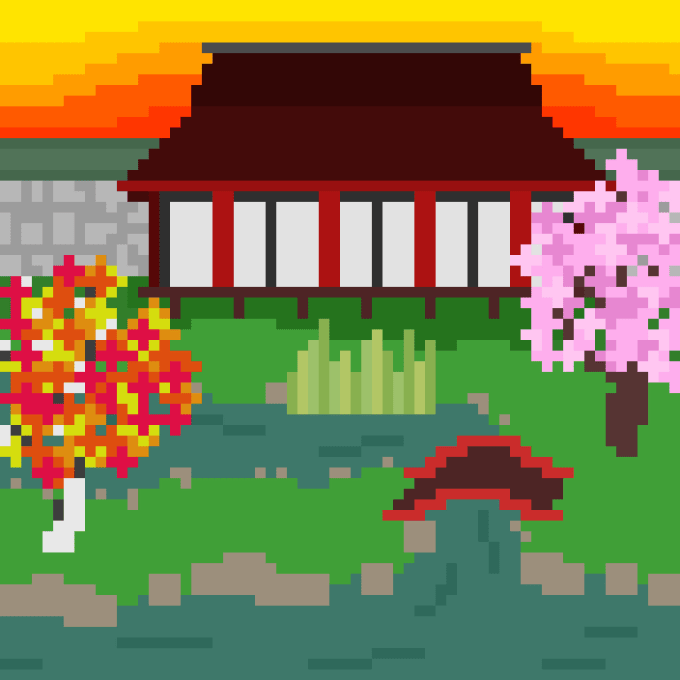
#> input picture images/house.png, 680 x 680 px, found by its file name
$ python jpeg.py
#> lines starting #> are read from the running program, lines starting #| are printed output that depends on the picture
import cv2
import numpy as np
import math
import heapq
from collections import Counter
import matplotlib.pyplot as plt

old_quant = None
old_enc = None
new_enc = None
new_quant = None
class HuffmanNode:
    """Class for a node in the Huffman tree."""
    def __init__(self, symbol, freq):
        self.symbol = symbol
        self.freq = freq
        self.left = None
        self.right = None

    def __lt__(self, other):
        return self.freq < other.freq


class JPEGCodec:
    """Class to perform JPEG compression and decompression."""
    def __init__(self):
        self.Q_50_matrix = np.array([
            [16, 11, 10, 16, 24, 40, 51, 61],
            [12, 12, 14, 19, 26, 58, 60, 55],
            [14, 13, 16, 24, 40, 57, 69, 56],
            [14, 17, 22, 29, 51, 87, 80, 62],
            [18, 22, 37, 56, 68, 109, 103, 77],
            [24, 25, 55, 64, 81, 104, 113, 92],
            [49, 64, 78, 87, 103, 121, 120, 101],
            [72, 92, 95, 98, 112, 100, 103, 99]
        ], dtype=float)
        self.zigzag_order = [
            0,  1,  5,  6, 14, 15, 27, 28,
            2,  4,  7, 13, 16, 26, 29, 42,
            3,  8, 12, 17, 25, 30, 41, 43,
            9, 11, 18, 24, 31, 40, 44, 53,
           10, 19, 23, 32, 39, 45, 52, 54,
           20, 22, 33, 38, 46, 51, 55, 60,
           21, 34, 37, 47, 50, 56, 59, 61,
           35, 36, 48, 49, 57, 58, 62, 63,
        ]

    @staticmethod
    def compute_size(value):
        """Compute the size of a value."""
        if value == 0:
            return 0
        return int(np.floor(np.log2(abs(value))) + 1)

    def zigzag_flatten(self, block):
        """Flatten an 8x8 block in zigzag order."""
        flat = block.flatten()
        return [flat[idx] for idx in self.zigzag_order]


    @staticmethod
    def build_huffman_tree(frequencies):
        """Build a Huffman tree from frequency data."""
        heap = [HuffmanNode(symbol, freq) for symbol, freq in frequencies.items()]
        heapq.heapify(heap)
        while len(heap) > 1:
            node1 = heapq.heappop(heap)
            node2 = heapq.heappop(heap)
            merged = HuffmanNode(None, node1.freq + node2.freq)
            merged.left = node1
            merged.right = node2
            heapq.heappush(heap, merged)
        return heap[0]

    @staticmethod
    def generate_huffman_codes(node, code="", codebook=None):
        """Generate Huffman codes from a Huffman tree."""
        if codebook is None:
            codebook = {}  # Initialize a new dictionary if none is provided

        if node is not None:
            if node.symbol is not None:  # Leaf node
                codebook[node.symbol] = code
            JPEGCodec.generate_huffman_codes(node.left, code + "0", codebook)
            JPEGCodec.generate_huffman_codes(node.right, code + "1", codebook)

        return codebook

    @staticmethod
    def build_huffman_decoding_map(codes):
        """Build a decoding map from Huffman codes."""
        return {code: symbol for symbol, code in codes.items()}

    def to_grayscale(self, image):
        """
        Convert the input image to grayscale.
        If the image is already single-channel, return it as-is.
        """
        if len(image.shape) == 3:  # Color image
            image = cv2.cvtColor(image, cv2.COLOR_BGR2GRAY)
        return image

    def pad_image(self, image):
        """
        Pad the grayscale image to make its dimensions a multiple of 8.
        """
        padded_height = (image.shape[0] // 8 + 1) * 8
        padded_width = (image.shape[1] // 8 + 1) * 8
        padded_image = np.full((padded_height, padded_width), 255, dtype=image.dtype)  # Default pad with 255
        padded_image[:image.shape[0], :image.shape[1]] = image
        return padded_image

    def quantize_image(self, padded_image, quality=50):
        """
        Divide the image into 8x8 blocks, apply DCT, and quantize the coefficients.
        """
        quantized_matrix = np.zeros_like(padded_image, dtype=int)
        height, width = padded_image.shape

        q_matrix = (50 / quality) * self.Q_50_matrix  # Adjust quantization matrix based on quality

        for i in range(0, height, 8):
            for j in range(0, width, 8):
                block = padded_image[i:i+8, j:j+8]
                dct_block = cv2.dct(block.astype(float))
                quantized_matrix[i:i+8, j:j+8] = np.round(dct_block / q_matrix)
        return quantized_matrix


    def jpeg_huffman_encode(self, quantized_matrix):
        """Perform Huffman encoding on quantized coefficients."""
        height, width = quantized_matrix.shape
        dc_differences = []
        ac_symbols = []

        previous_dc = 0
        flat_blocks = []
        global old_enc
        old_enc = []

        for i in range(0, height, 8):
            for j in range(0, width, 8):
                block = quantized_matrix[i:i+8, j:j+8]
                flat = self.zigzag_flatten(block)
                flat_blocks.append(flat)

                # DC coefficient
                dc = flat[0]
                dc_diff = dc - previous_dc
                dc_differences.append(dc_diff)
                old_enc.append(dc_diff)
                previous_dc = dc

                # AC coefficients
                run_length = 0
                last_non_zero = -1
                for coef in range(len(flat)-1, 0, -1):
                    if(flat[coef]!=0):
                        last_non_zero = coef
                        break
                if(last_non_zero==-1):
                    ac_symbols.append((0, 0))
                else:
                    for coef in flat[1:last_non_zero+1]:
                        if coef == 0:
                            run_length += 1
                            if run_length == 16:  # Max run-length encoding
                                ac_symbols.append((15, 0, 0))
                                run_length = 0
                        else:
                            ac_symbols.append((run_length, 0, coef))
                            run_length = 0
                    if last_non_zero != 63:
                        ac_symbols.append((0, 0))  # End of block

        # Create frequency tables
        dc_frequencies = Counter(dc_differences)
        ac_frequencies = Counter([val[2] if len(val)==3 else val[1] for val in ac_symbols ])

        # Build Huffman trees
        dc_tree = self.build_huffman_tree(dc_frequencies)
        ac_tree = self.build_huffman_tree(ac_frequencies)

        # Generate Huffman codes
        dc_codes = self.generate_huffman_codes(dc_tree)
        ac_codes = self.generate_huffman_codes(ac_tree)

        # Encode data
        encoded_dc = [dc_codes[diff] for diff in dc_differences]
        encoded_ac = [(symbol[0], symbol[1], ac_codes[symbol[2]]) if len(symbol)==3 else (symbol[0], ac_codes[symbol[1]]) for symbol in ac_symbols]
        return dc_codes, ac_codes, encoded_dc, encoded_ac

    # Reverse zigzag to reconstruct 8x8 blocks
    def reverse_zigzag(self, flattened_block):
        """Reconstruct an 8x8 block from a zigzag flattened block."""
        block = np.zeros(64, dtype=int)
        for i, idx in enumerate(self.zigzag_order):
            block[idx] = flattened_block[i]
        return block.reshape(8, 8)

    # Build a Huffman decoding map from the codes
    def build_huffman_decoding_map(self, codes):
        decoding_map = {}
        for symbol, code in codes.items():
            decoding_map[code] = symbol
        return decoding_map

    # Decode Huffman-encoded data using the decoding map
    def decode_huffman_data(self, encoded_data, decoding_map):
        current_code = ""
        decoded_symbols = []
        for element in encoded_data:
            current_code += str(element)
            if current_code in decoding_map:
                decoded_symbols.append(decoding_map[current_code])
                current_code = ""
        if(current_code != ""):
            raise ValueError("Encoded bit not present in map")
        return decoded_symbols

    # Decode DC coefficients
    def decode_dc_coefficients(self, encoded_dc, dc_decoding_map):
        dc_differences = self.decode_huffman_data(encoded_dc, dc_decoding_map)

        dc_coefficients = []
        previous_dc = 0
        count = 0
        for diff in dc_differences:
            current_dc = previous_dc + diff
            if(count<100):
                count+=1
            dc_coefficients.append(current_dc)
            previous_dc = current_dc
        return dc_coefficients

    # Decode AC coefficients
    def decode_ac_coefficients(self, encoded_ac, ac_decoding_map):
        encoded_ac_values = [symbol[-1] for symbol in encoded_ac]
        ac_values_symbols = self.decode_huffman_data(encoded_ac_values, ac_decoding_map)
        ac_symbols = [(encoded_ac[i][0], encoded_ac[i][1], ac_values_symbols[i]) if len(encoded_ac[i])==3 else (encoded_ac[i][0], ac_values_symbols[i]) for i in range(len(ac_values_symbols))]
        ac_coefficients = []
        count_of_block = 0
        for symbol in ac_symbols:
            if (symbol == (0, 0)):  # End-of-block (EOB)
                while count_of_block < 63:
                    ac_coefficients.append(0)
                    count_of_block+=1
                count_of_block = 0
            else:
                run_length, size, value = symbol
                ac_coefficients.extend([0] * run_length)
                ac_coefficients.append(value)
                count_of_block+= (1+run_length)

                if(count_of_block==63):
                    count_of_block = 0
        return ac_coefficients

    # Reconstruct the quantized coefficients matrix
    def reconstruct_quantized_matrix(self, dc_coefficients, ac_coefficients, height, width):
        matrix = np.zeros((height, width), dtype=int)
        block_index = 0
        ac_index = 0
        for i in range(0, height, 8):
            for j in range(0, width, 8):
                # Initialize block with zeros
                block = np.zeros(64, dtype=int)

                # Set DC coefficient
                block[0] = dc_coefficients[block_index]

                # Set AC coefficients
                for k in range(1, 64):
                    block[k] = ac_coefficients[ac_index]
                    ac_index += 1

                # Reverse zigzag to reconstruct the block
                block_2d = self.reverse_zigzag(block)
                matrix[i:i+8, j:j+8] = block_2d

                block_index += 1

        return matrix

    # Main function to decode the Huffman-encoded data
    def jpeg_huffman_decode(self, dc_codes, ac_codes, encoded_dc, encoded_ac, height, width):
        # Build Huffman decoding maps
        dc_decoding_map = self.build_huffman_decoding_map(dc_codes)
        ac_decoding_map = self.build_huffman_decoding_map(ac_codes)

        # Decode DC coefficients
        dc_coefficients = self.decode_dc_coefficients(encoded_dc, dc_decoding_map)

        # Decode AC coefficients
        ac_coefficients = self.decode_ac_coefficients(encoded_ac, ac_decoding_map)

        # Reconstruct quantized coefficients matrix
        quantized_matrix = self.reconstruct_quantized_matrix(dc_coefficients, ac_coefficients, height, width)

        return quantized_matrix

    def reconstruct_image(self, reconstructed_matrix, quality):
        """
        Reconstruct an image from its quantized DCT coefficients.

        Args:
            reconstructed_matrix (ndarray): Quantized DCT coefficients matrix.
            q_matrix (ndarray): Quantization matrix used during encoding.

        Returns:
            ndarray: Reconstructed image.
        """
        height, width = reconstructed_matrix.shape
        reconstructed_image = np.zeros((height, width))

        q_matrix = (50 / quality) * self.Q_50_matrix  # Adjust quantization matrix based on quality
        for i in range(0, height, 8):
            for j in range(0, width, 8):
                block = reconstructed_matrix[i:i+8, j:j+8]
                iquan_coef = np.zeros((8, 8))

                # Dequantize the block
                for m in range(8):
                    for n in range(8):
                        iquan_coef[m, n] = block[m, n] * q_matrix[m, n]
                # Apply inverse DCT to the block
                reconstructed_image[i:i+8, j:j+8] = cv2.idct(iquan_coef)

        return reconstructed_image

    def encode_to_bits(self, dc_codes, ac_codes, encoded_dc, encoded_ac, height, width):
        return [dc_codes, ac_codes, encoded_dc, encoded_ac, height, width]

    def decode_from_bits(self, bits):
        return bits[0], bits[1], bits[2], bits[3], bits[4], bits[5]

    def encode(self, image, quality = 50):
        """Perform full JPEG encoding."""
        grayscale = self.to_grayscale(image)
        padded = self.pad_image(grayscale)
        quantized = self.quantize_image(padded, quality)
        dc_codes, ac_codes, encoded_dc, encoded_ac = self.jpeg_huffman_encode(quantized)
        height, width = np.shape(quantized)
        encoded_bits =self.encode_to_bits(dc_codes, ac_codes, encoded_dc, encoded_ac, height, width)
        return encoded_bits


    def decode(self, encoded_data, quality = 50):
        """Perform full JPEG decoding."""
        dc_codes, ac_codes, encoded_dc, encoded_ac, height, width = self.decode_from_bits(encoded_data)
        reconstructed_matrix = self.jpeg_huffman_decode(dc_codes, ac_codes, encoded_dc, encoded_ac, height, width)
        reconstructed_image = self.reconstruct_image(reconstructed_matrix, quality)
        return reconstructed_image


test_images = ["flower.png", "tower.png", "house.png"]
Q = 1000
codec = JPEGCodec()
image = cv2.imread('images\\' + test_images[2])
#> image is the input picture: shape (680, 680, 3); mean B, G, R 74.5, 123.2, 129.2
bits = codec.encode(image, Q)
#> in to_grayscale, `image = cv2.cvtColor(image, cv2.COLOR_BGR2GRAY)`:
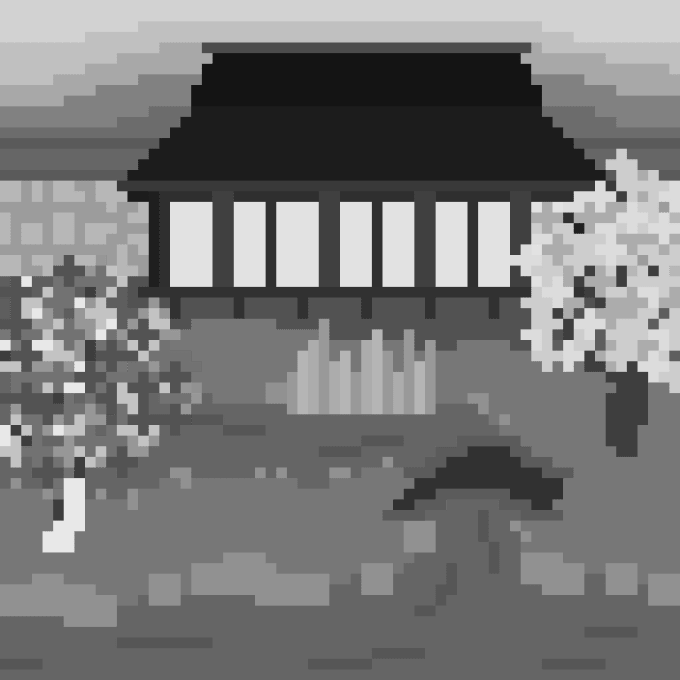
#> image: shape (680, 680); min 20, max 232, mean 119.5
#> in pad_image, `padded_image[:image.shape[0], :image.shape[1]] = image`:
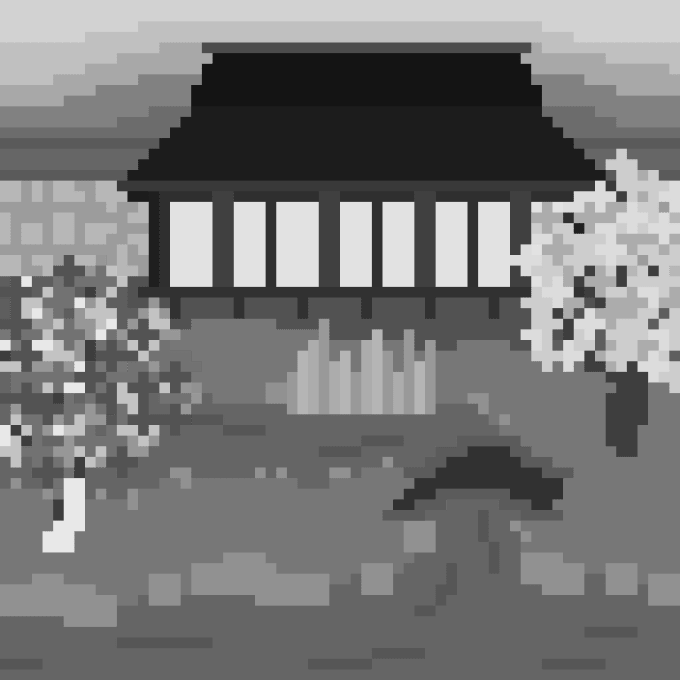
#> padded_image: shape (688, 688); min 20, max 255, mean 122.7
#> after the loop in quantize_image, `for i in range(0, height, 8):`:
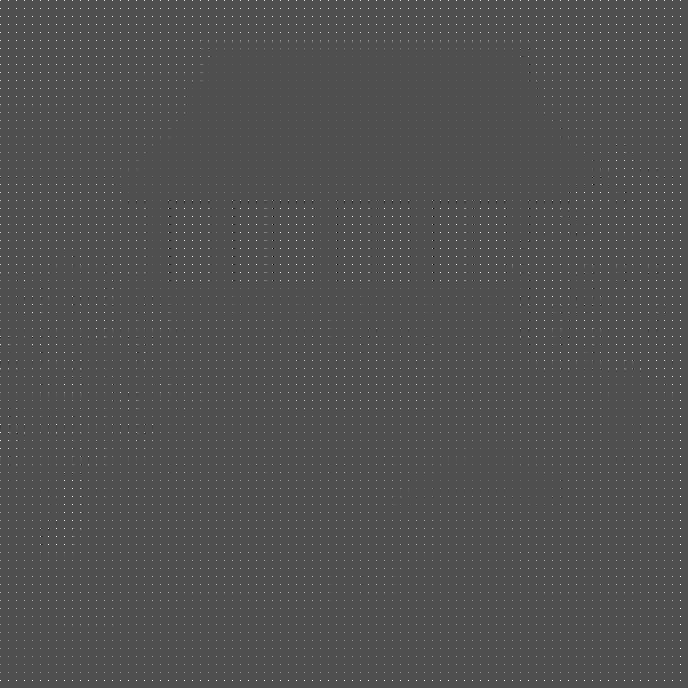
#> quantized_matrix: shape (688, 688) int64; min -1157, max 2550, mean 19.2; drawn with min black and max white
#> after the loop in jpeg_huffman_encode, `for i in range(0, height, 8):`: ac_symbols = 66107 items; dc_differences = 7396 values, max 2100 at index 0, min -1940 at index 3784, mean 0.345; flat_blocks = 7396 items; old_enc has the same summary as dc_differences
#> in jpeg_huffman_encode, `dc_frequencies = Counter(dc_differences)`: dc_frequencies = 1043 items
#> in jpeg_huffman_encode, `ac_frequencies = Counter([val[2] if len(val)==3 else val[1] for val in..`: ac_frequencies = 995 items
#> in build_huffman_tree, `heap = [HuffmanNode(symbol, freq) for symbol, freq in frequencies.item..`: heap = 1043 items
#> in jpeg_huffman_encode, `ac_codes = self.generate_huffman_codes(ac_tree)`: ac_codes = 995 items
#> in jpeg_huffman_encode, `encoded_dc = [dc_codes[diff] for diff in dc_differences]`: encoded_dc = 7396 items, first 6: '001000100010', '1', '1', '1', '1', '1'
#> in jpeg_huffman_encode, `encoded_ac = [(symbol[0], symbol[1], ac_codes[symbol[2]]) if len(symbo..`: encoded_ac = 66107 items
#> in encode, `dc_codes, ac_codes, encoded_dc, encoded_ac = self.jpeg_huffman_encode(..`: dc_codes = 1043 items; ac_codes = 995 items; encoded_ac = 66107 items
#> in encode, `encoded_bits =self.encode_to_bits(dc_codes, ac_codes, encoded_dc, enco..`: encoded_bits = 6 items
#> bits = 6 items
reconstructed_image = codec.decode(bits, Q)
#> in decode, `dc_codes, ac_codes, encoded_dc, encoded_ac, height, width = self.decod..`: dc_codes = 1043 items; ac_codes = 995 items; encoded_ac = 66107 items; height = 688
#> the loop in build_huffman_decoding_map, `for symbol, code in codes.items():` made 1043 passes
#> (symbol, code) on passes 1 to 3: (-117, '00000000000'), (-498, '000000000010'), (285, '000000000011')
#> after the loop in build_huffman_decoding_map, `for symbol, code in codes.items():`: decoding_map = 1043 items
#> the loop in build_huffman_decoding_map (call 2), `for symbol, code in codes.items():` made 995 passes
#> (symbol, code) on passes 1 to 3: (13, '0000000'), (67, '0000001000'), (-720, '00000010010')
#> in jpeg_huffman_decode, `ac_decoding_map = self.build_huffman_decoding_map(ac_codes)`: ac_decoding_map = 995 items
#> the loop in decode_huffman_data, `for element in encoded_data:` made 7396 passes
#> element on passes 1 to 12: '001000100010', '1', '1', '1', '1', '1', '1', '1', '1', '1', '1', '1'
#> after the loop in decode_huffman_data, `for element in encoded_data:`: decoded_symbols has the same summary as dc_differences in jpeg_huffman_encode
#> the loop in decode_dc_coefficients, `for diff in dc_differences:` made 7396 passes
#> (diff, current_dc) on passes 1 to 12: (2100, 2100), (0, 2100), (0, 2100), (0, 2100), (0, 2100), (0, 2100), (0, 2100), (0, 2100), (0, 2100), (0, 2100), (0, 2100), (0, 2100)
#> current_dc on passes 61 to 66: 2100, 2100, 2100, 2100, 2100, 2100
#> after the loop in decode_dc_coefficients, `for diff in dc_differences:`: count = 100; dc_coefficients = 7396 values, max 2550 at index 85, min 200 at index 629, mean 1226.7
#> in decode_ac_coefficients, `encoded_ac_values = [symbol[-1] for symbol in encoded_ac]`: encoded_ac_values = 66107 items

plt.imshow(cv2.cvtColor(image, cv2.COLOR_BGR2GRAY), cmap='gray')
plt.title("Original Image")
plt.show()

plt.imshow(reconstructed_image, cmap='gray')
plt.title("Reconstructed Image")
plt.show()

print(image.shape)
#| (680, 680, 3)
print(old_enc[900:950])
#| [0, 0, 0, 0, 0, 0, 0, 0, 0, 0, 0, 0, 0, 0, 0, 0, 0, 0, 0, 0, 0, 0, 0, 0, 0, 0, 412, 375, 303, 0, 0, 0, 0, 233, 11, 0, 0, 141, 5, 0, 0, 0, 0, 0, 0, 870, -870, 0, 0, 0]
#> (the run stopped early here; a loop or call above may not have finished)
